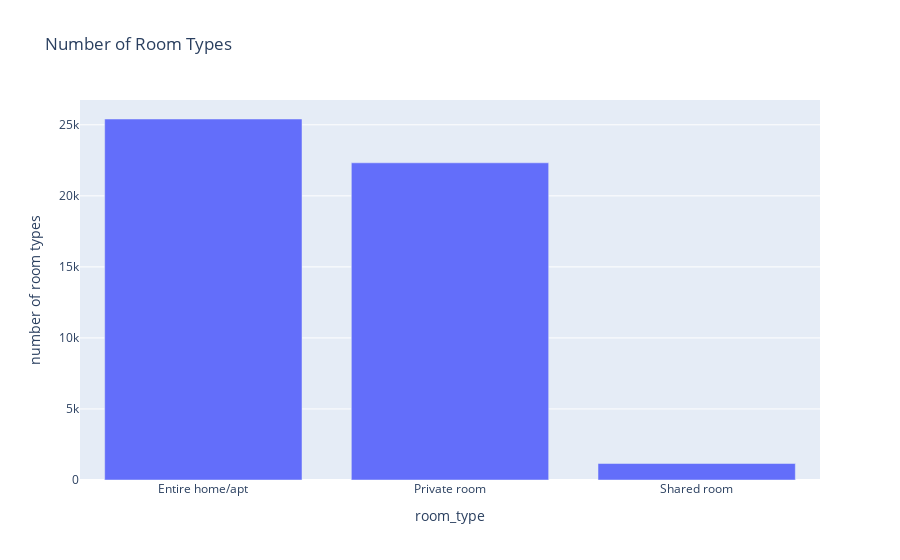

Source (notebook cell):
### Code cell
px.bar(df_roomtype, x = 'room_type', y = 'number of room types', title = 'Number of Room Types')

### Figure 1 — Plotly figure (JSON) as saved in the notebook; plotly's stock layout.template omitted (floating-point values rounded to 4 significant figures)
{"data": [{"alignmentgroup": "True", "hovertemplate": "room_type=%{x}<br>number of room types=%{y}<extra></extra>", "legendgroup": "", "marker": {"color": "#636efa", "pattern": {"shape": ""}}, "name": "", "offsetgroup": "", "orientation": "v", "showlegend": false, "textposition": "auto", "type": "bar", "x": ["Entire home/apt", "Private room", "Shared room"], "xaxis": "x", "y": [25409, 22326, 1160], "yaxis": "y"}], "layout": {"barmode": "relative", "legend": {"tracegroupgap": 0}, "title": {"text": "Number of Room Types"}, "xaxis": {"anchor": "y", "domain": [0, 1], "title": {"text": "room_type"}}, "yaxis": {"anchor": "x", "domain": [0, 1], "title": {"text": "number of room types"}}}}
